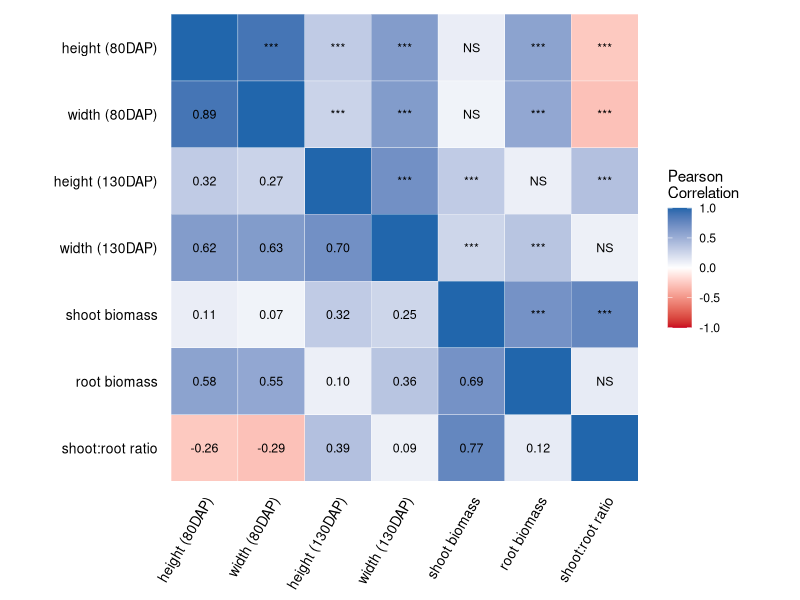
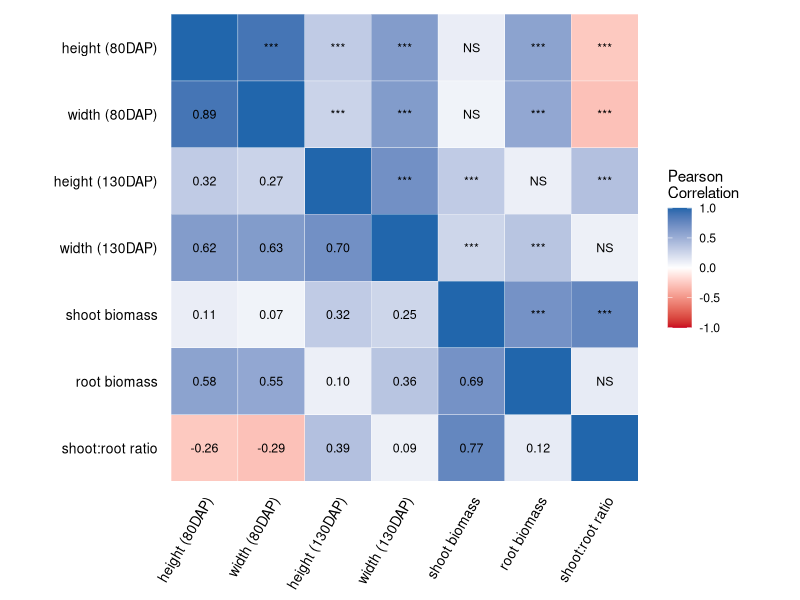

Here is the R script that generated these plots, in order:
# ------------------------------------------------------------------------------
#   Plot phenotypic correlations - Fig2
#   S. Turner 
#   06 January 2017       
# ------------------------------------------------------------------------------
library(plyr)
library(corrplot)
library(psych)
library(reshape2)
library(ggplot2)

setwd("~/Documents/carrot-diallel")
# read in raw data
diallelRaw <- read.csv("diallelRawData.csv", header = TRUE)

# apply transformations for biomass
diallelRaw$dlw <- log(diallelRaw$dlw)
diallelRaw$drw <- log(diallelRaw$drw)
diallelRaw$ratio <- diallelRaw$dlw/diallelRaw$drw

# rename variables
diallelRaw <- rename(diallelRaw, c("midHeight" = "height (80DAP)", 
                                       "midWidth" = "width (80DAP)",
                                       "height" = "height (130DAP)", 
                                       "width" = "width (130DAP)", 
                                       "dlw" = "shoot biomass", 
                                       "drw" = "root biomass", 
                                       "ratio" = "shoot:root ratio"))

# create correlation matrix for selected traits
correlation <- cor(diallelRaw[,c(9:12, 14, 16:17)], method = "pearson", 
                   use = "complete.obs")

# function to calculate significance of correlations
# source: https://cran.r-project.org/web/packages/corrplot/vignettes/corrplot-intro.html
cor.mtest <- function(mat, conf.level = 0.95) {
  mat <- as.matrix(mat)
  n <- ncol(mat)
  p.mat <- lowCI.mat <- uppCI.mat <- matrix(NA, n, n)
  diag(p.mat) <- 0
  diag(lowCI.mat) <- diag(uppCI.mat) <- 1
  for (i in 1:(n - 1)) {
    for (j in (i + 1):n) {
      tmp <- cor.test(mat[, i], mat[, j], conf.level = conf.level)
      p.mat[i, j] <- p.mat[j, i] <- tmp$p.value
      lowCI.mat[i, j] <- lowCI.mat[j, i] <- tmp$conf.int[1]
      uppCI.mat[i, j] <- uppCI.mat[j, i] <- tmp$conf.int[2]
    }
  }
  return(list(p.mat, lowCI.mat, uppCI.mat))
}

# export matrix of p-values
p.mat <- cor.mtest(diallelRaw[,c(9:12, 14, 16:17)])

# create matrix for significance notations 
# * = P < 0.05, ** = P < 0.01, *** = P < 0.001
sigCodes <- ifelse(p.mat[[1]] > 0.05, "NS", 
                   ifelse(p.mat[[1]] > 0.01, "*", 
                          ifelse(p.mat[[1]] > 0.001, "**", "***")))

sigCodes[upper.tri(sigCodes)] <- NA

# combine correlation coefficients and significance codes into single matrix
combinedMat <- lowerUpper(upper = sigCodes, lower = round(correlation, 2), 
                          diff = FALSE)
diag(combinedMat) <- ""

# create labels as input for geom_text
labels <- melt(combinedMat, na.rm = TRUE)
labels$value <- revalue(labels$value, c("0.7" = "0.70", "0.1" = "0.10"))

# melt matrix into vector format for plotting
meltedCormat <- melt(correlation)

ggplot(data = meltedCormat, aes(Var2, Var1, fill = value)) + 
  geom_tile(color = "white") +
  scale_fill_gradient2(low = "#ca0020", high = "#2166AC", mid = "white",
                       midpoint = 0, limit = c(-1, 1), space = "Lab",
                       name = "Pearson\nCorrelation") + 
  scale_y_discrete(name = "", limits = rev(levels(meltedCormat$Var1))) +
  theme(axis.text = element_text(colour = "black", size = 10),
        axis.text.x = element_text(angle = 60, hjust = 1),
        axis.title.x = element_blank(),
        axis.title.y = element_blank(),
        panel.grid.major = element_blank(),
        panel.border = element_blank(),
        panel.background = element_blank(),
        axis.ticks = element_blank()) + 
  geom_text(aes(Var2, Var1, label = labels$value), colour = "black", size = 3.15) + 
  coord_fixed()

ggsave("Fig2.eps", height = 129, width = 129, units = "mm")


